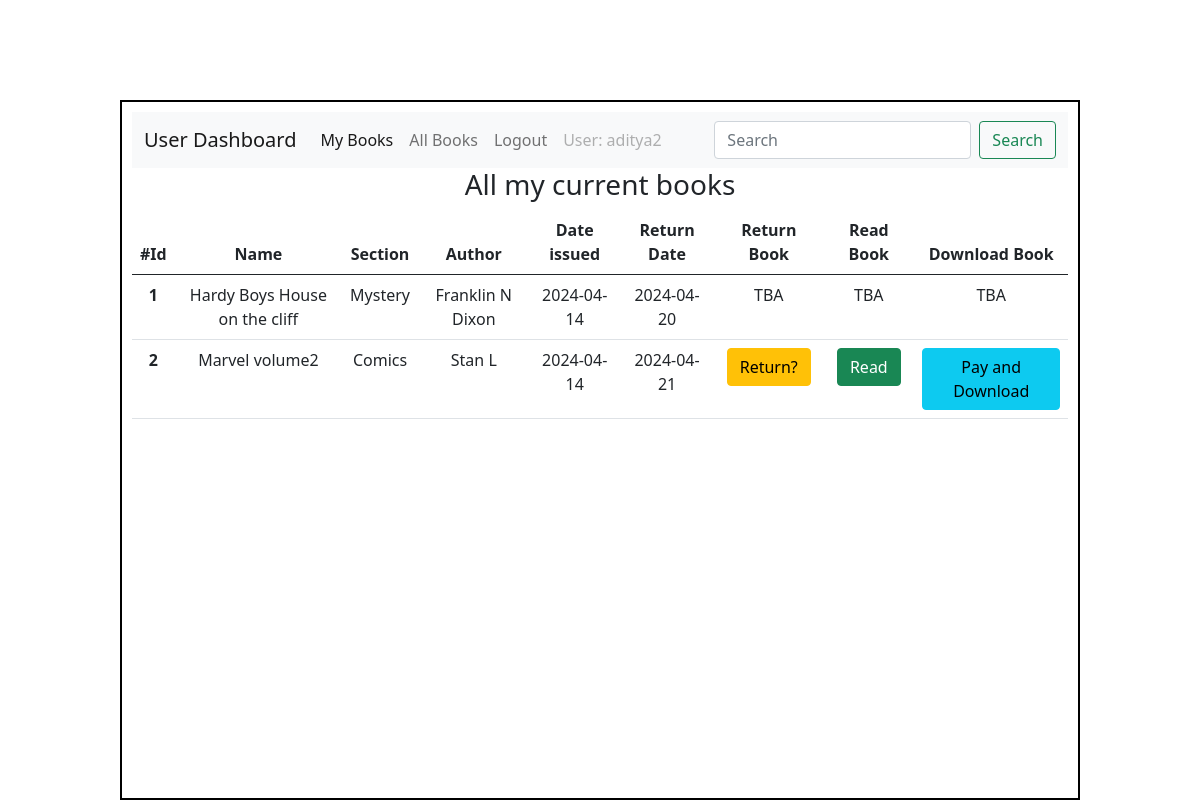
/user/2, run on the app's committed database.
### application/models.py (models this page shows)
class User(db.Model):
    id = db.Column(db.Integer(), primary_key = True)
    user_name = db.Column(db.String(), nullable = False, unique = True)
    password = db.Column(db.String(), nullable = False)
    mybooks = db.relationship("All_books", backref = "creator")

class All_books(db.Model):
    id = db.Column(db.Integer, primary_key=True)
    book_name = db.Column(db.String(100), nullable=False)
    s_book_name = db.Column(db.String(100), nullable=False)
    section_id = db.Column(db.Integer, db.ForeignKey('sections.section_id'), nullable=False)
    section = db.relationship('Sections', backref='books_related')
    author = db.Column(db.String(100), nullable=False)
    s_author = db.Column(db.String(100), nullable=False)
    published_date = db.Column(db.Date, nullable=False)
    content = db.Column(db.Text, nullable=False)
    d_link = db.Column(db.String(), nullable=False)
    issue_date = db.Column(db.String(), nullable = True)
    return_date = db.Column(db.String(), nullable = True)
    status = db.Column(db.String(), default = "in store")
    user_id = db.Column(db.Integer(), db.ForeignKey("user.id"), nullable=True)
    user = db.relationship("User", backref="books")
    reviews = db.relationship('Review', backref='book')

class Sections(db.Model):
    section_id = db.Column(db.Integer, primary_key=True)
    section_name = db.Column(db.String(100), unique=True, nullable=False)
    s_section_name = db.Column(db.String(100), unique=True, nullable=False)
    pub_date = db.Column(db.String, nullable=False)
    description = db.Column(db.String)
    books = db.relationship('All_books', backref='related_section', lazy=True)

### application/controllers.py (the view)
@app.route('/user/<int:user_id>', methods = ['GET', 'POST'])
def user_dash(user_id):
    user = User.query.get(user_id)
    my_books = user.mybooks
    return render_template('user_dash_mybooks.html', u_id = user.id, u_name = user.user_name, my_books = my_books)

### templates/user_dash_mybooks.html (shortened to what this page needs)
<!DOCTYPE html>
<html lang="en">
<head>
    <link rel="stylesheet" href="{{ url_for('static', filename='style.css') }}">
    <link href="https://cdn.jsdelivr.net/npm/bootstrap@5.0.2/dist/css/bootstrap.min.css" rel="stylesheet">
</head>
<body>
    <div id="dashboard">
            <nav class="navbar navbar-expand-lg navbar-light bg-light">
                <div class="container-fluid">
                  <a class="navbar-brand" href="/user/{{u_id}}"><bold>User Dashboard</bold></a>
                  <div class="collapse navbar-collapse" id="navbarSupportedContent">
                    <ul class="navbar-nav me-auto mb-2 mb-lg-0">
                      <li class="nav-item">
                        <a class="nav-link active" aria-current="page" href="/user/{{u_id}}">My Books</a>
                      </li>
                      <li class="nav-item">
                        <a class="nav-link" href="/user_dash_allbooks/{{u_id}}">All Books</a>
                      </li>
                      <li class="nav-item">
                        <a class="nav-link" href="/">Logout</a>
                      </li>
                      <li class="nav-item">
                        <a class="nav-link disabled" tabindex="-1" aria-disabled="true">User: {{u_name}}</a>
                      </li>
                    </ul>
                    <form class="d-flex" action="/search/{{u_id}}">
                      <input class="form-control me-2" type="search" placeholder="Search" aria-label="Search" name="srch_word">
                      <button class="btn btn-outline-success" type="submit">Search</button>
                    </form>
                  </div>
                </div>
              </nav>
              <div id="tables">
                <h3>All my current books</h3>
                {% if my_books|length == 0 %}
                <h4> No books yet</h4>
                {% else %}
                <div id="trans-table">
                <table class="table">
                    <thead>
                      <tr>
                        <th scope="col">#Id</th>
                        <th scope="col">Name</th>
                        <th scope="col">Section</th>
                        <th scope="col">Author</th>
                        <th scope="col">Date issued</th>
                        <th scope="col">Return Date</th>
                        <th scope="col">Return Book</th>
                        <th scope="col">Read Book</th>
                        <th scope="col">Download Book</th>
                      </tr>
                    </thead>
                    <tbody>
                      {% for books in my_books %}
                      <tr>
                        <th scope="row">{{loop.index}}</th>
                        <td>{{books.book_name}}</td>
                        <td>{{books.section.section_name}}</td>
                        <td>{{books.author}}</td>
                        <td>{{books.issue_date}}</td>
                        <td>{{books.return_date}}</td>
                        {% if books.status == 'with user' %}
                          <td><a href="/review/{{u_id}}/{{books.id}}"><button type="button" class="btn btn-warning">Return?</button></a></td>
                          <td><a href="/read_book/{{u_id}}/{{books.id}}"><button type="button" class="btn btn-success">Read</button></a></td>
                          <td><a href="/download/{{books.id}}/{{u_id}}"><button type="button" class="btn btn-info">Pay and Download</button></a></td>
                        {% else %}
                          <td>TBA</td>
                          <td>TBA</td>
                          <td>TBA</td>
                        {% endif %}
                      </tr>
                      {% endfor %}
                    </tbody>
                  </table>
              </div>
              {% endif %}
            </div>
    </div>
</body>
</html>

### static/style.css (style rules this page uses)
* { margin: 0px; }
#tables { text-align: center; }
#dashboard { border: 2px solid black; margin: auto; width: 80%; height: 700px; margin-top: 100px; padding: 10px; padding-bottom: 0px auto; }
#trans-table { height: 500px; overflow:scroll; }

### data on the page
User: user_name "aditya2"
All_books: book_name "Hardy Boys House on the cliff", section.section_name "Mystery", author "Franklin N Dixon", issue_date "2024-04-14", return_date "2024-04-20", status "TBA"
All_books: book_name "Marvel volume2", section.section_name "Comics", author "Stan L", issue_date "2024-04-14", return_date "2024-04-21"
